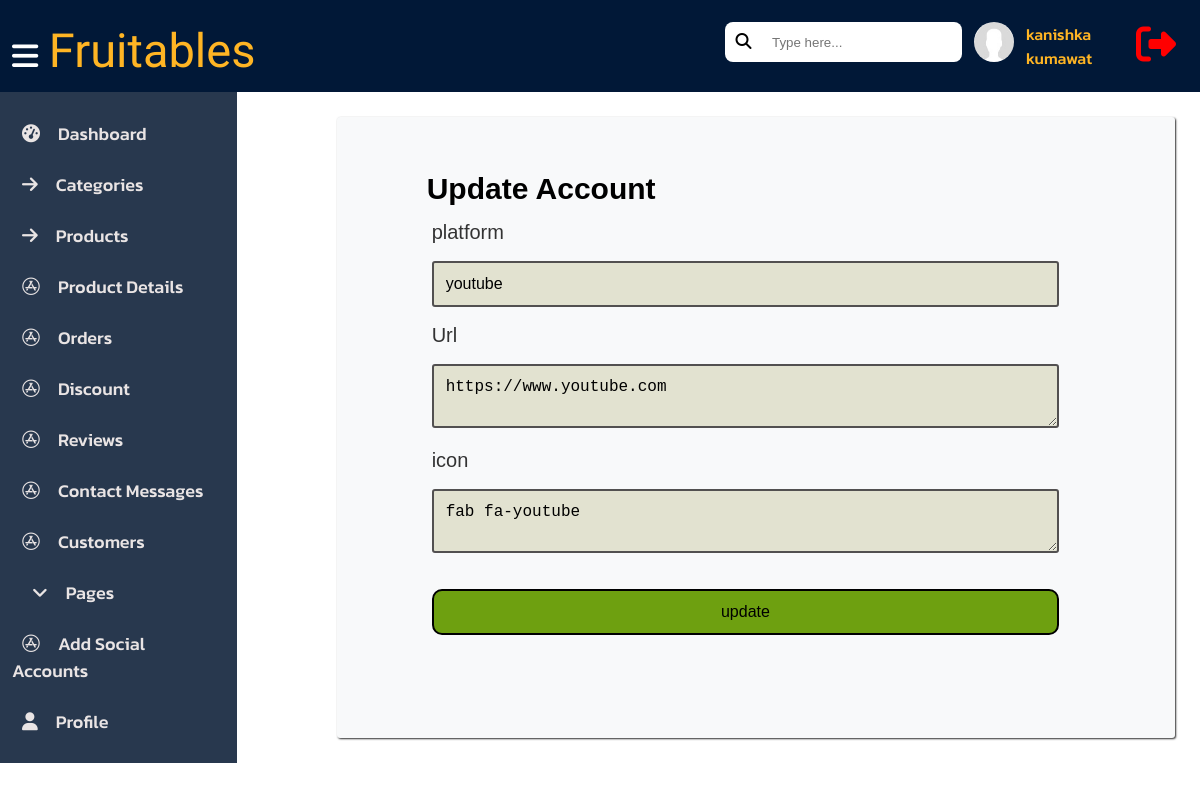
The app's page /admin/pages/edit_account.php?id=1 (signed in) with its own data.
### tables this page shows
CREATE TABLE `social_media` (
  `id` int(11) NOT NULL,
  `platform` varchar(255) NOT NULL,
  `url` varchar(255) NOT NULL,
  `icon` varchar(225) NOT NULL
);

### admin/pages/edit_account.php (the view, shortened to what this page needs)
<?php
    $productdetails = [];
    include('connectmysql.php');
    $account_id = isset($_GET['id']) ? ($_GET['id']) : "";
    if ($account_id) {
        $sql = "SELECT * FROM social_media WHERE id = ?";
        $sql = $conn->prepare($sql);
        $sql->bind_param("i", $account_id);
        $sql->execute();
        $result = $sql->get_result();
        $productdetails = $result->fetch_assoc();
    }
    include("navbar.php");
?>
<div class="container-form">
    <section>
      <div class="container-sidenav">
        <?php include('sidenavbar.php')?>
      </div>
      <div class="container">
        <h1 class="text-secondary">Update Account</h1>
        <form action="" class="form_data" method="post" novalidate enctype="multipart/form-data">
            <div>
                <label for="category name">platform</label>
                <input type="text" id="platform" name="platform" placeholder="Name" value="<?= isset($productdetails['platform']) ? htmlspecialchars($productdetails['platform']):'';?>">
            </div>
            <div>
                <label for="url">Url</label>
                <textarea name="url" id="url" placeholder="url" ><?= isset($productdetails['url']) ? htmlspecialchars($productdetails['url']):'';?></textarea>
            </div>
            <div>
                <label for="icon">icon</label>
                <textarea name="icon" id="icon" placeholder="icon" ><?= isset($productdetails['icon']) ? htmlspecialchars($productdetails['icon']):'';?></textarea>
            </div>
            <div class="update_delete">
                <input type="submit" name="update" value="update">
            </div>
        </form>
    </div>
    </section>
    </div>
</body>
</html>

### admin/pages/pcss/dashboard.css (style rules this page uses)
.container-sidenav { width: 20%; display: contents; }

### admin/pages/pcss/form.css (style rules this page uses)
section { display: flex; }
.container { width: 65%; margin: 25px; margin-left: 100px; padding: 20px; padding-left: 80px; background-color: #f8f9fa; border-radius: 3px; box-shadow: 1px 1px 2px rgb(46, 46, 46); }
.text-secondary { padding-top: 25px; margin: 10px; font-size: 30px; }
label { margin: 15px; margin-bottom: 2px; display: block; color: #333; font-size: 20px; }
.form_data input { width: 85%; margin: 15px; margin-bottom: 2px; box-sizing: border-box; border: 2px solid rgb(82, 80, 80); border-radius: 3px; padding: 12px; font-size: 16px; background-color: #e2e2d0; }
.form_data textarea { width: 85%; margin: 15px; margin-bottom: 2px; box-sizing: border-box; border: 2px solid rgb(82, 80, 80); border-radius: 3px; padding: 12px; font-size: 16px; background-color: #e2e2d0; }
input[type="submit"] { cursor: pointer; margin-top: 30px; margin-bottom: 30px; border: 2px solid black; border-radius: 10px; background-color: #6ea010; }

### admin/pages/pcss/pages.css (style rules this page uses)
body { font-family: "Ubuntu", sans-serif; font-weight: 500; font-style: normal; }
section { display: flex; }

### admin/pages/pcss/products.css (style rules this page uses)
section { display: flex; }
.container-sidenav { width: 20%; display: contents; }

### admin/pages/pcss/orders.css (style rules this page uses)
section { display: flex; }

### admin/pages/pcss/top-navbar.css (style rules this page uses)
body { margin: 0%; }

### records on screen
social_media: platform "youtube", url "https://www.youtube.com", icon "fab fa-youtube"

### other values on screen
$userdetails['userName'] "kanishka kumawat"
